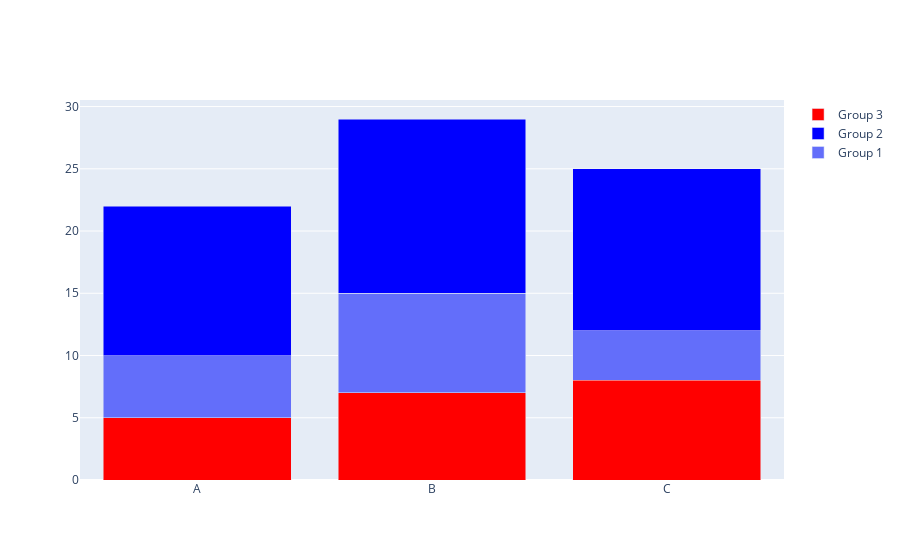

The cell this chart's notebook holds for it:
### Markdown cell above
# Try viz

### Code cell
import plotly.graph_objects as go

# 创建第一个条形图数据（单独显示）
trace1 = go.Bar(
    x=['A', 'B', 'C'],
    y=[10, 15, 12],
    name='Group 1',
    offsetgroup='group1'  # 单独一组
)

# 创建第二个条形图数据（堆叠）
trace2 = go.Bar(
    x=['A', 'B', 'C'],
    y=[12, 14, 13],
    name='Group 2',
    offsetgroup='group2',  # 作为另一组
    marker_color='blue'
)

# 创建第三个条形图数据（堆叠）
trace3 = go.Bar(
    x=['A', 'B', 'C'],
    y=[5, 7, 8],
    name='Group 3',
    offsetgroup='group2',  # 作为另一组
    marker_color='red',
    base=trace1
)

# 创建图表并添加条形图数据
fig = go.Figure(data=[trace1, trace2, trace3])

# 更新布局以使条形图分组和堆叠
fig.update_layout(barmode='stack')

# 显示图表
fig.show()

### Figure 1 — Plotly figure (JSON) as saved in the notebook; plotly's stock layout.template omitted (floating-point values rounded to 4 significant figures)
{"data": [{"name": "Group 1", "offsetgroup": "group1", "type": "bar", "x": ["A", "B", "C"], "y": [10, 15, 12]}, {"marker": {"color": "blue"}, "name": "Group 2", "offsetgroup": "group2", "type": "bar", "x": ["A", "B", "C"], "y": [12, 14, 13]}, {"base": {"name": "Group 1", "offsetgroup": "group1", "type": "bar", "x": ["A", "B", "C"], "y": [10, 15, 12]}, "marker": {"color": "red"}, "name": "Group 3", "offsetgroup": "group2", "type": "bar", "x": ["A", "B", "C"], "y": [5, 7, 8]}], "layout": {"barmode": "stack"}}
